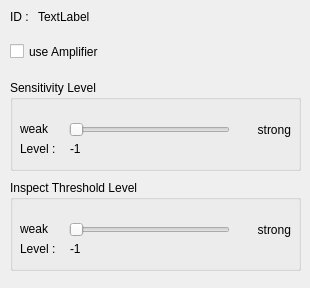
<?xml version="1.0" encoding="UTF-8"?>
<ui version="4.0">
 <class>DialogSetColorCompare</class>
 <widget class="QDialog" name="DialogSetColorCompare">
  <property name="geometry">
   <rect>
    <x>0</x>
    <y>0</y>
    <width>310</width>
    <height>288</height>
   </rect>
  </property>
  <property name="windowTitle">
   <string>Set Color Compare</string>
  </property>
  <widget class="QWidget" name="layoutWidget_2">
   <property name="geometry">
    <rect>
     <x>10</x>
     <y>10</y>
     <width>291</width>
     <height>19</height>
    </rect>
   </property>
   <layout class="QHBoxLayout" name="horizontalLayout_2">
    <property name="sizeConstraint">
     <enum>QLayout::SetFixedSize</enum>
    </property>
    <item>
     <widget class="QLabel" name="label">
      <property name="text">
       <string>ID : </string>
      </property>
     </widget>
    </item>
    <item>
     <widget class="QLabel" name="label_id">
      <property name="text">
       <string>TextLabel</string>
      </property>
     </widget>
    </item>
   </layout>
  </widget>
  <widget class="QGroupBox" name="groupBox_4">
   <property name="geometry">
    <rect>
     <x>10</x>
     <y>180</y>
     <width>291</width>
     <height>91</height>
    </rect>
   </property>
   <property name="title">
    <string>Inspect Threshold Level</string>
   </property>
   <widget class="QSlider" name="horizontalSlider_feature_level">
    <property name="geometry">
     <rect>
      <x>59</x>
      <y>40</y>
      <width>161</width>
      <height>20</height>
     </rect>
    </property>
    <property name="maximum">
     <number>100</number>
    </property>
    <property name="pageStep">
     <number>1</number>
    </property>
    <property name="value">
     <number>0</number>
    </property>
    <property name="orientation">
     <enum>Qt::Horizontal</enum>
    </property>
   </widget>
   <widget class="QLabel" name="label_2">
    <property name="geometry">
     <rect>
      <x>10</x>
      <y>40</y>
      <width>41</width>
      <height>17</height>
     </rect>
    </property>
    <property name="text">
     <string>weak</string>
    </property>
   </widget>
   <widget class="QLabel" name="label_3">
    <property name="geometry">
     <rect>
      <x>230</x>
      <y>40</y>
      <width>51</width>
      <height>20</height>
     </rect>
    </property>
    <property name="text">
     <string>strong</string>
    </property>
    <property name="alignment">
     <set>Qt::AlignRight|Qt::AlignTrailing|Qt::AlignVCenter</set>
    </property>
   </widget>
   <widget class="QLabel" name="label_4">
    <property name="geometry">
     <rect>
      <x>10</x>
      <y>60</y>
      <width>51</width>
      <height>17</height>
     </rect>
    </property>
    <property name="text">
     <string>Level :</string>
    </property>
   </widget>
   <widget class="QLabel" name="label_feature_level">
    <property name="geometry">
     <rect>
      <x>60</x>
      <y>60</y>
      <width>221</width>
      <height>17</height>
     </rect>
    </property>
    <property name="text">
     <string>-1</string>
    </property>
   </widget>
  </widget>
  <widget class="QGroupBox" name="groupBox_5">
   <property name="geometry">
    <rect>
     <x>10</x>
     <y>80</y>
     <width>291</width>
     <height>91</height>
    </rect>
   </property>
   <property name="title">
    <string>Sensitivity Level</string>
   </property>
   <widget class="QSlider" name="horizontalSlider_sensitivity">
    <property name="geometry">
     <rect>
      <x>59</x>
      <y>40</y>
      <width>161</width>
      <height>20</height>
     </rect>
    </property>
    <property name="maximum">
     <number>100</number>
    </property>
    <property name="pageStep">
     <number>1</number>
    </property>
    <property name="value">
     <number>0</number>
    </property>
    <property name="orientation">
     <enum>Qt::Horizontal</enum>
    </property>
   </widget>
   <widget class="QLabel" name="label_8">
    <property name="geometry">
     <rect>
      <x>10</x>
      <y>40</y>
      <width>41</width>
      <height>17</height>
     </rect>
    </property>
    <property name="text">
     <string>weak</string>
    </property>
   </widget>
   <widget class="QLabel" name="label_9">
    <property name="geometry">
     <rect>
      <x>230</x>
      <y>40</y>
      <width>51</width>
      <height>20</height>
     </rect>
    </property>
    <property name="text">
     <string>strong</string>
    </property>
    <property name="alignment">
     <set>Qt::AlignRight|Qt::AlignTrailing|Qt::AlignVCenter</set>
    </property>
   </widget>
   <widget class="QLabel" name="label_10">
    <property name="geometry">
     <rect>
      <x>10</x>
      <y>60</y>
      <width>51</width>
      <height>17</height>
     </rect>
    </property>
    <property name="text">
     <string>Level :</string>
    </property>
   </widget>
   <widget class="QLabel" name="label_sensitivity_level">
    <property name="geometry">
     <rect>
      <x>60</x>
      <y>60</y>
      <width>221</width>
      <height>17</height>
     </rect>
    </property>
    <property name="text">
     <string>-1</string>
    </property>
   </widget>
  </widget>
  <widget class="QCheckBox" name="checkBox_Amplifier">
   <property name="geometry">
    <rect>
     <x>10</x>
     <y>40</y>
     <width>121</width>
     <height>23</height>
    </rect>
   </property>
   <property name="text">
    <string>use Amplifier</string>
   </property>
  </widget>
 </widget>
 <resources/>
 <connections/>
</ui>
